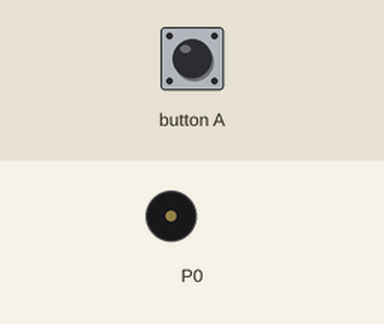
A program run on a simulated BBC micro:bit (MakeCode). Parts: buzzer (waves = sounding). Inputs (shaded band) come from the test bench.

Above: at 1.2 s.
1.3 s: button A pressed for 0.15 s
At 1.64 s:
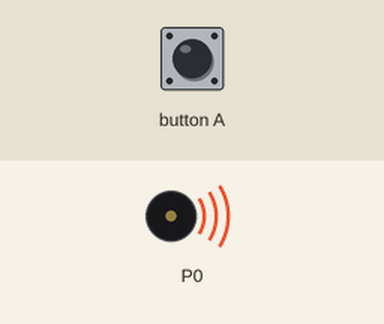
Timing chart, 0 to 6.8 s (numbered marks = the images above; inputs shaded):
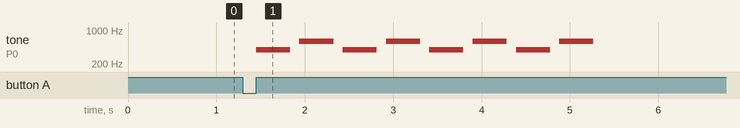

The program:

main.ts
```typescript
input.onButtonPressed(Button.A, function () {
    for (let index = 0; index < 4; index++) {
        music.playTone(392, music.beat(BeatFraction.Quarter))
        music.playTone(392, music.beat(BeatFraction.Quarter))
        music.playTone(392, music.beat(BeatFraction.Quarter))
        basic.pause(100)
        music.playTone(587, music.beat(BeatFraction.Quarter))
        music.playTone(587, music.beat(BeatFraction.Quarter))
        music.playTone(587, music.beat(BeatFraction.Quarter))
        basic.pause(100)
    }
})
```

test.ts
```typescript
// les tests vont ici ; cela ne sera pas compilé si ce paquet est utilisé en tant qu'extension.
```

Measured:
- after the input at 1.3 s, tone on P0: silent → 392 Hz after 0.15 s, then repeats every 0.98 s: silent 0.11 s, 587 Hz 0.39 s, silent 0.11 s, 392 Hz 0.39 s, until it stays silent from 5.3 s
